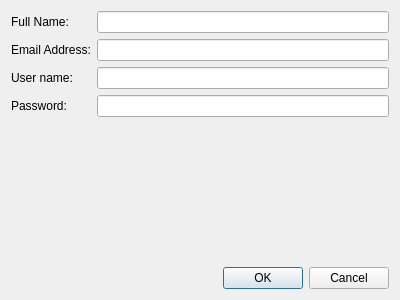
<?xml version="1.0" encoding="UTF-8"?>
<ui version="4.0">
 <class>AccountNew</class>
 <widget class="QWidget" name="AccountNew">
  <property name="geometry">
   <rect>
    <x>0</x>
    <y>0</y>
    <width>400</width>
    <height>300</height>
   </rect>
  </property>
  <property name="windowTitle">
   <string>Form</string>
  </property>
  <layout class="QGridLayout" name="gridLayout">
   <item row="0" column="0">
    <layout class="QFormLayout" name="formLayout">
     <item row="0" column="0">
      <widget class="QLabel" name="label_3">
       <property name="text">
        <string>Full Name:</string>
       </property>
       <property name="buddy">
        <cstring>fullNameLE</cstring>
       </property>
      </widget>
     </item>
     <item row="0" column="1">
      <widget class="QLineEdit" name="fullNameLE"/>
     </item>
     <item row="1" column="0">
      <widget class="QLabel" name="label">
       <property name="text">
        <string>Email Address:</string>
       </property>
       <property name="buddy">
        <cstring>emailAddressLE</cstring>
       </property>
      </widget>
     </item>
     <item row="1" column="1">
      <widget class="QLineEdit" name="emailAddressLE">
       <property name="text">
        <string/>
       </property>
      </widget>
     </item>
     <item row="2" column="0">
      <widget class="QLabel" name="usernameL">
       <property name="text">
        <string>User name:</string>
       </property>
      </widget>
     </item>
     <item row="2" column="1">
      <widget class="QLineEdit" name="usernameLE">
       <property name="text">
        <string/>
       </property>
      </widget>
     </item>
     <item row="3" column="0">
      <widget class="QLabel" name="label_2">
       <property name="text">
        <string>Password:</string>
       </property>
       <property name="buddy">
        <cstring>passwordLE</cstring>
       </property>
      </widget>
     </item>
     <item row="3" column="1">
      <widget class="QLineEdit" name="passwordLE">
       <property name="text">
        <string/>
       </property>
       <property name="echoMode">
        <enum>QLineEdit::Password</enum>
       </property>
      </widget>
     </item>
    </layout>
   </item>
   <item row="1" column="0">
    <spacer name="verticalSpacer">
     <property name="orientation">
      <enum>Qt::Vertical</enum>
     </property>
     <property name="sizeHint" stdset="0">
      <size>
       <width>20</width>
       <height>40</height>
      </size>
     </property>
    </spacer>
   </item>
   <item row="2" column="0">
    <widget class="QDialogButtonBox" name="buttonBox">
     <property name="standardButtons">
      <set>QDialogButtonBox::Cancel|QDialogButtonBox::Ok</set>
     </property>
    </widget>
   </item>
  </layout>
 </widget>
 <resources/>
 <connections/>
</ui>
